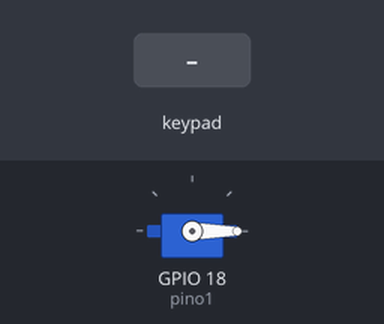
Bench run of a sketch on a simulated ESP32. On the bench: servo. Inputs (shaded band) come from the test bench. Nothing arrives over Bluetooth unless stated; what the sketch prints to the serial monitor is not drawn.

Above: at 1.2 s.
1.3 s: key 'U' pressed
At 2.9 s:
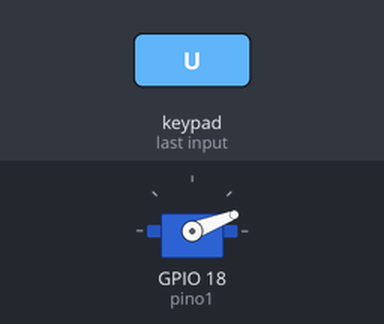
3.2 s: key 'U' pressed
At 4.7 s:
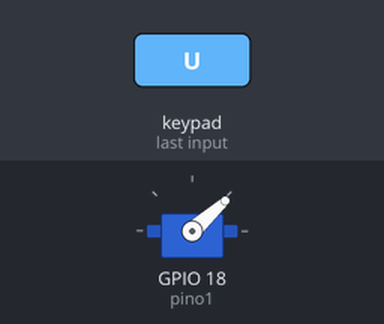
Timing chart, 0 to 6.2 s (numbered marks = the images above; inputs shaded):
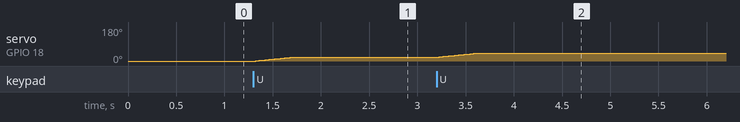

Measured:
- after the input at 1.3 s, servo on GPIO 18 (pino1): moves from 0° to 21° over 0.40 s, starting at once
- after the input at 3.2 s, servo on GPIO 18 (pino1): moves from 21° to 42° over 0.40 s, starting at once

The sketch:

MovimentarServo.ino
```cpp
#include <ESP32Servo.h>
#include <PS4Controller.h>
#define pino1 18 // Output pin used

//Define o MAC Address do controle de PS4
#define MAC_ADDRESS "64:64:64:64:64:64"

Servo servo1;

int pos = 0;

void setup() {
  //Define a velocidade que o monitor serial é atualizado
  Serial.begin(115200);
  while (!Serial)
    delay(10); //will pause Zero, Leonardo, etc until serial console opens

  //Conecta com o controle de PS4
  PS4.begin(MAC_ADDRESS);
  Serial.println("Ready.");

  servo1.setPeriodHertz(50); // PWM frequency for servo1
  servo1.attach(pino1, 500, 2400); // Minimum and maximum pulse width (in µs) to go from 0° to 180

  while(PS4.isConnected()!= true) {
  delay(20);
  }
}

void loop() {
  servo1.write(0);
  while(PS4.isConnected()) {
    //rotation from 0 to 180°
    if(PS4.Up() == HIGH && pos < 180){
        pos += 1;
        servo1.write(pos);
        delay(10);
    }
    // Rotation from 180° to 0
    if(PS4.Down() == HIGH && pos > 0){
        pos -= 1;
        servo1.write(pos);
        delay(10);
    }
  delay(10);
  }
  //Failsafe, se o controle desconectar o robô para
  if(PS4.isConnected()!= true) {
    Serial.println("Restart");
    PS4.end();
    ESP.restart();
    delay(20);
  }
}
```
